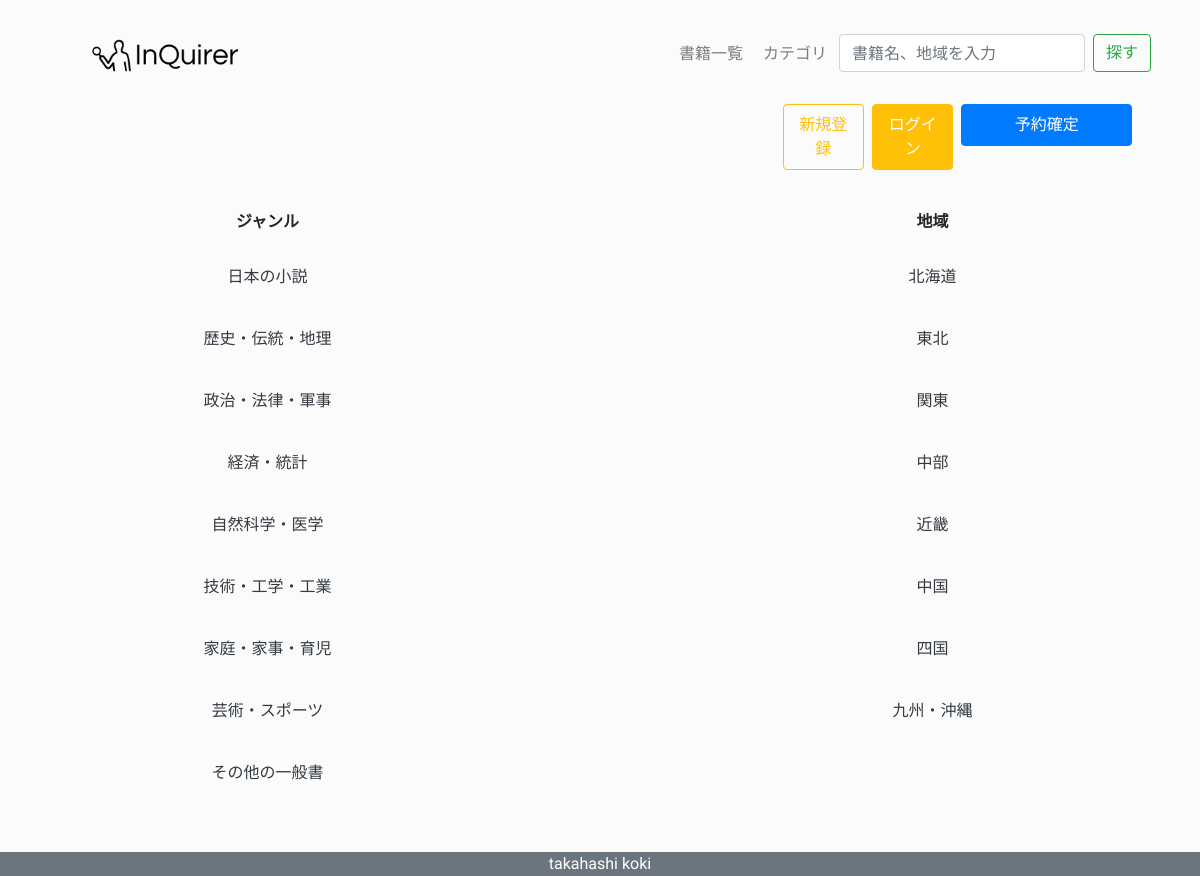
Page /app/category/index.php on the committed database.
### tables this page shows
CREATE TABLE category (
  id INT AUTO_INCREMENT PRIMARY KEY,
  name CHAR (20) NOT NULL
);

CREATE TABLE area (
  id INT AUTO_INCREMENT PRIMARY KEY,
  name CHAR (15) NOT NULL
);

### component/category/genre.php (the view, shortened to what this page needs)
<?php foreach ($sql as $row) : ?>
  <form action="genre.php" method="post">
    <li class="list-group-item text-center" style="background-color: #fbfbfb;">
      <input type="submit" class="text-dark btn btn-white" value="<?php echo $row['name']; ?>">
    </li>
  </form>
<?php endforeach; ?>

### component/category/area.php (shortened to what this page needs)
<?php foreach ($sql as $row) :?>
  <form action="area.php" method="post">
  <li class="list-group-item text-center" style="background-color: #fbfbfb;">
  <input type="submit" class="text-dark btn btn-white" value="<?php echo $row['name']; ?>">
  </li>
  </form>
<?php endforeach; ?>

### component/header/nologin_header.php (style rules this page uses)
body { font-family: "Kosugi Maru", sans-serif; }

### rows in the picture
category: name "日本の小説"
category: name "歴史・伝統・地理"
category: name "政治・法律・軍事"
category: name "経済・統計"
category: name "自然科学・医学"
category: name "技術・工学・工業"
category: name "家庭・家事・育児"
category: name "芸術・スポーツ"
category: name "その他の一般書"
area: name "北海道"
area: name "東北"
area: name "関東"
area: name "中部"
area: name "近畿"
area: name "中国"
area: name "四国"
area: name "九州・沖縄"
